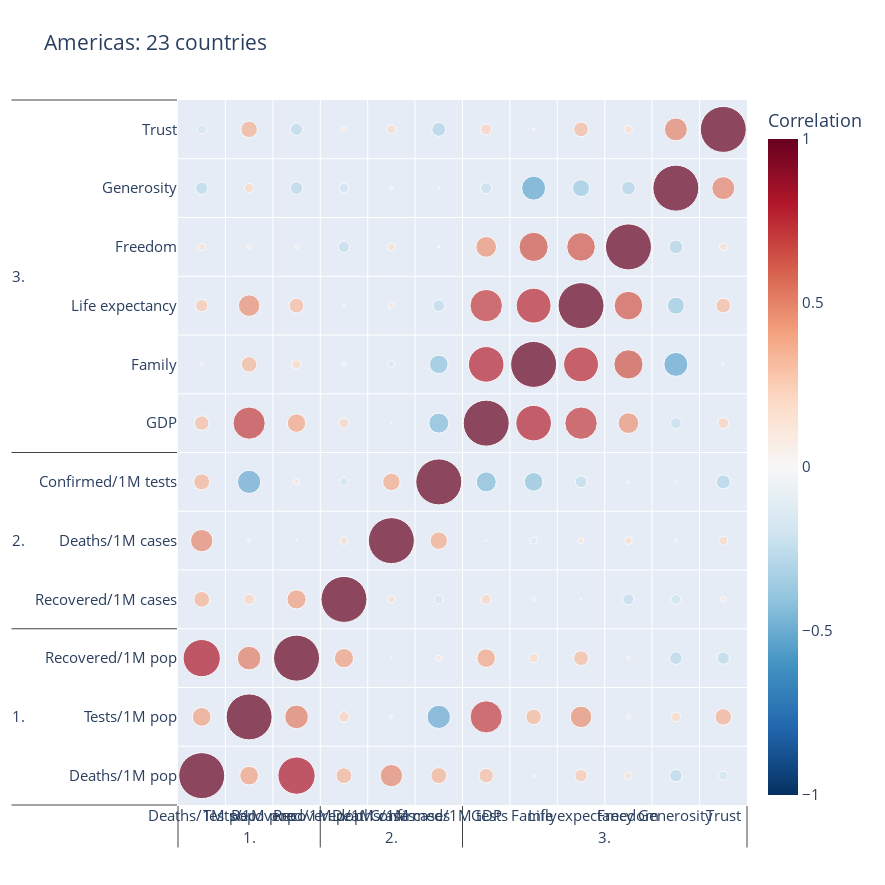
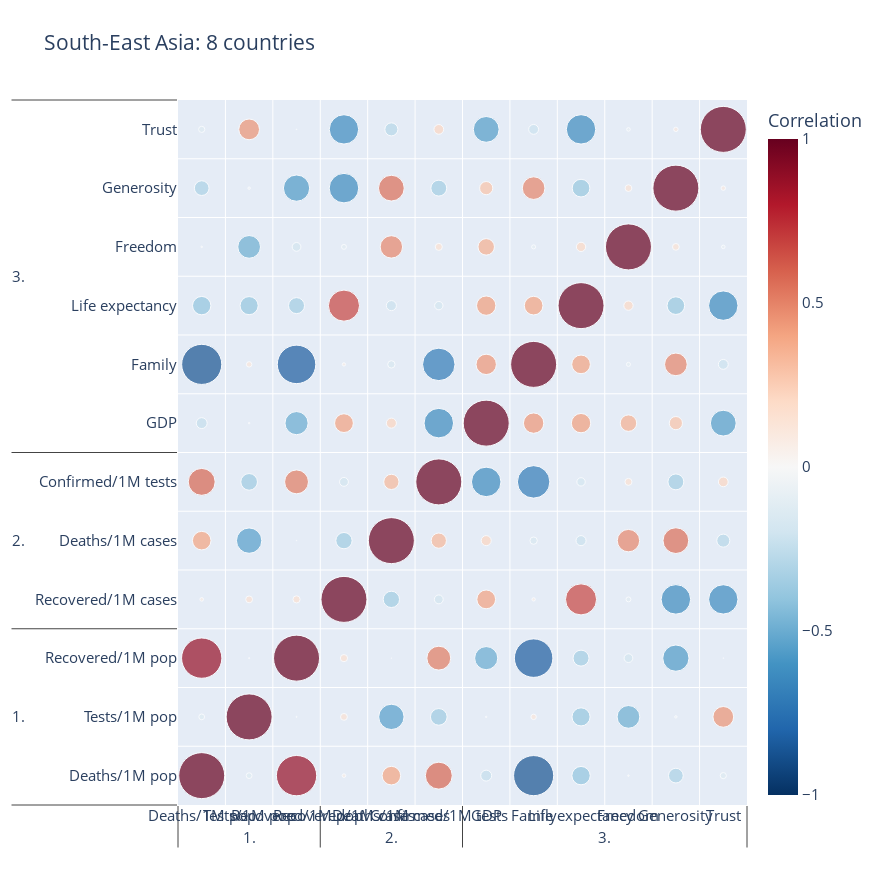
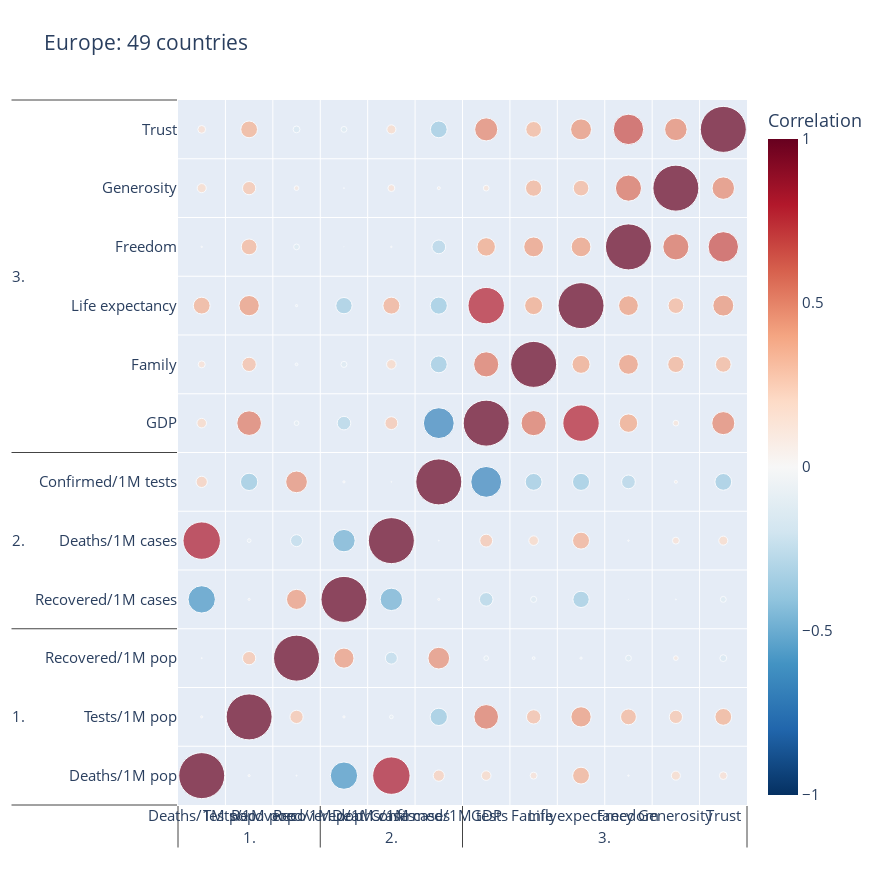
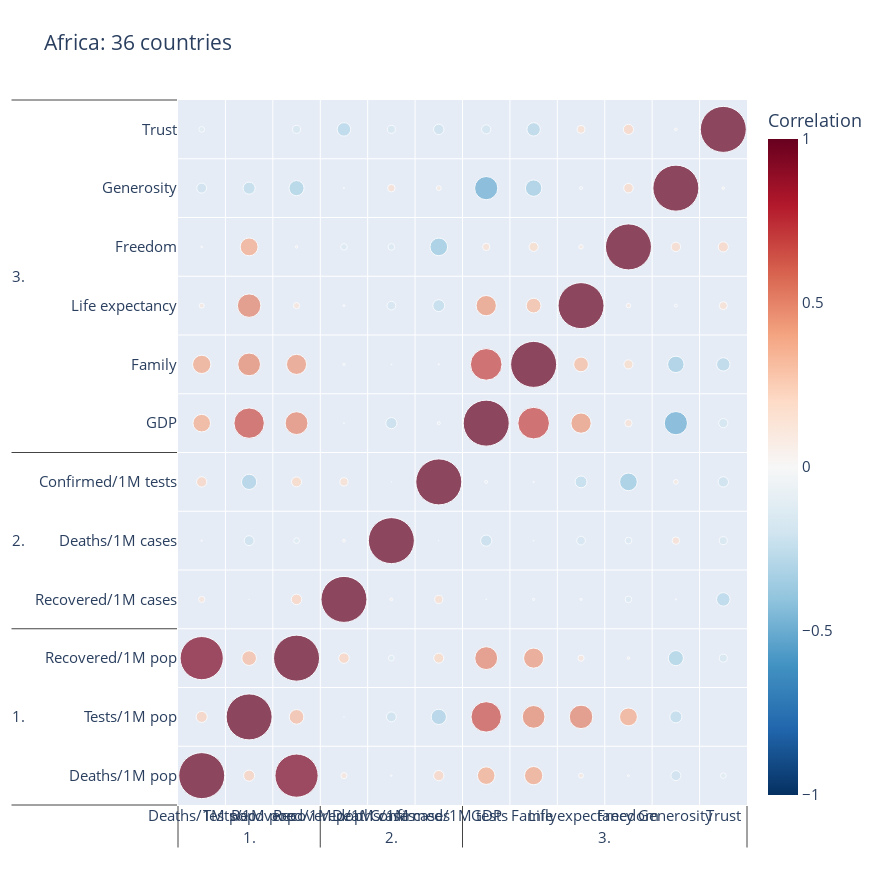

These figures' notebook cell, in order:
### Code cell
for region in for_correlo["WHO Region"].unique():
    regional = for_correlo[for_correlo["WHO Region"].isin([region])]
    fig = correlo(regional, to_use, 46, "RdBu_r", region + ": "+str(regional.shape[0])+ " countries", 
                  height=885, width= 885, fontsize=15, var_palette=var_palette)
    fig.show()

### Figure 1 — Plotly figure (JSON) as saved in the notebook; plotly's stock layout.template omitted (floating-point values rounded to 4 significant figures; data arrays with more than 128 entries replaced by an {"elided": "..."} marker saying what was removed)
{"data": [{"hoverinfo": "text", "hovertext": {"elided": "169 str values"}, "marker": {"cmid": 0, "color": {"elided": "169 float values"}, "colorbar": {"title": {"text": "Correlation"}}, "colorscale": [[0, "rgb(5,48,97)"], [0.1, "rgb(33,102,172)"], [0.2, "rgb(67,147,195)"], [0.3, "rgb(146,197,222)"], [0.4, "rgb(209,229,240)"], [0.5, "rgb(247,247,247)"], [0.6, "rgb(253,219,199)"], [0.7, "rgb(244,165,130)"], [0.8, "rgb(214,96,77)"], [0.9, "rgb(178,24,43)"], [1, "rgb(103,0,31)"]], "size": {"elided": "169 float values"}}, "mode": "markers", "type": "scatter", "x": {"elided": "2x169 str values"}, "y": {"elided": "2x169 str values"}}], "layout": {"font": {"size": 15}, "height": 885, "title": {"text": "Americas: 23 countries"}, "width": 885, "xaxis": {"range": [0.5, 12.5], "showgrid": true, "ticklen": 0, "ticks": "outside", "tickson": "boundaries"}, "yaxis": {"range": [0.5, 12.5], "showgrid": true, "ticklen": 0, "ticks": "outside", "tickson": "boundaries"}}}

### Figure 2 — Plotly figure (JSON) as saved in the notebook; plotly's stock layout.template omitted (floating-point values rounded to 4 significant figures; data arrays with more than 128 entries replaced by an {"elided": "..."} marker saying what was removed)
{"data": [{"hoverinfo": "text", "hovertext": {"elided": "169 str values"}, "marker": {"cmid": 0, "color": {"elided": "169 float values"}, "colorbar": {"title": {"text": "Correlation"}}, "colorscale": [[0, "rgb(5,48,97)"], [0.1, "rgb(33,102,172)"], [0.2, "rgb(67,147,195)"], [0.3, "rgb(146,197,222)"], [0.4, "rgb(209,229,240)"], [0.5, "rgb(247,247,247)"], [0.6, "rgb(253,219,199)"], [0.7, "rgb(244,165,130)"], [0.8, "rgb(214,96,77)"], [0.9, "rgb(178,24,43)"], [1, "rgb(103,0,31)"]], "size": {"elided": "169 float values"}}, "mode": "markers", "type": "scatter", "x": {"elided": "2x169 str values"}, "y": {"elided": "2x169 str values"}}], "layout": {"font": {"size": 15}, "height": 885, "title": {"text": "South-East Asia: 8 countries"}, "width": 885, "xaxis": {"range": [0.5, 12.5], "showgrid": true, "ticklen": 0, "ticks": "outside", "tickson": "boundaries"}, "yaxis": {"range": [0.5, 12.5], "showgrid": true, "ticklen": 0, "ticks": "outside", "tickson": "boundaries"}}}

### Figure 3 — Plotly figure (JSON) as saved in the notebook; plotly's stock layout.template omitted (floating-point values rounded to 4 significant figures; data arrays with more than 128 entries replaced by an {"elided": "..."} marker saying what was removed)
{"data": [{"hoverinfo": "text", "hovertext": {"elided": "169 str values"}, "marker": {"cmid": 0, "color": {"elided": "169 float values"}, "colorbar": {"title": {"text": "Correlation"}}, "colorscale": [[0, "rgb(5,48,97)"], [0.1, "rgb(33,102,172)"], [0.2, "rgb(67,147,195)"], [0.3, "rgb(146,197,222)"], [0.4, "rgb(209,229,240)"], [0.5, "rgb(247,247,247)"], [0.6, "rgb(253,219,199)"], [0.7, "rgb(244,165,130)"], [0.8, "rgb(214,96,77)"], [0.9, "rgb(178,24,43)"], [1, "rgb(103,0,31)"]], "size": {"elided": "169 float values"}}, "mode": "markers", "type": "scatter", "x": {"elided": "2x169 str values"}, "y": {"elided": "2x169 str values"}}], "layout": {"font": {"size": 15}, "height": 885, "title": {"text": "Europe: 49 countries"}, "width": 885, "xaxis": {"range": [0.5, 12.5], "showgrid": true, "ticklen": 0, "ticks": "outside", "tickson": "boundaries"}, "yaxis": {"range": [0.5, 12.5], "showgrid": true, "ticklen": 0, "ticks": "outside", "tickson": "boundaries"}}}

### Figure 4 — Plotly figure (JSON) as saved in the notebook; plotly's stock layout.template omitted (floating-point values rounded to 4 significant figures; data arrays with more than 128 entries replaced by an {"elided": "..."} marker saying what was removed)
{"data": [{"hoverinfo": "text", "hovertext": {"elided": "169 str values"}, "marker": {"cmid": 0, "color": {"elided": "169 float values"}, "colorbar": {"title": {"text": "Correlation"}}, "colorscale": [[0, "rgb(5,48,97)"], [0.1, "rgb(33,102,172)"], [0.2, "rgb(67,147,195)"], [0.3, "rgb(146,197,222)"], [0.4, "rgb(209,229,240)"], [0.5, "rgb(247,247,247)"], [0.6, "rgb(253,219,199)"], [0.7, "rgb(244,165,130)"], [0.8, "rgb(214,96,77)"], [0.9, "rgb(178,24,43)"], [1, "rgb(103,0,31)"]], "size": {"elided": "169 float values"}}, "mode": "markers", "type": "scatter", "x": {"elided": "2x169 str values"}, "y": {"elided": "2x169 str values"}}], "layout": {"font": {"size": 15}, "height": 885, "title": {"text": "Africa: 36 countries"}, "width": 885, "xaxis": {"range": [0.5, 12.5], "showgrid": true, "ticklen": 0, "ticks": "outside", "tickson": "boundaries"}, "yaxis": {"range": [0.5, 12.5], "showgrid": true, "ticklen": 0, "ticks": "outside", "tickson": "boundaries"}}}
